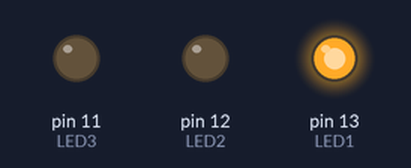
A sketch run on a simulated Arduino Uno, built with avr-gcc and run on an emulated ATmega328P. On the bench: output pins drawn as LEDs (lit = HIGH).

Above: at 0.2 s.
At 1.7 s:
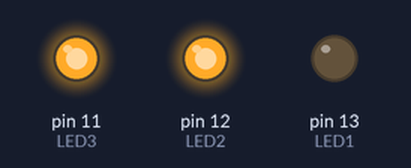
At 3.0 s:
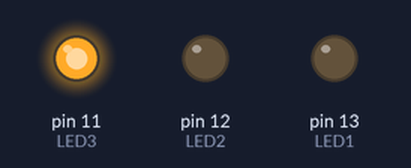
At 4.7 s:
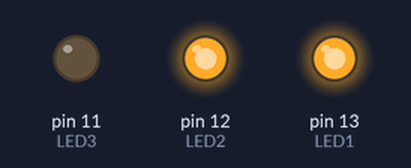
At 6.7 s:
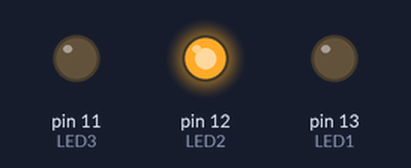
Timing chart, 0 to 7.8 s (numbered marks = the images above):
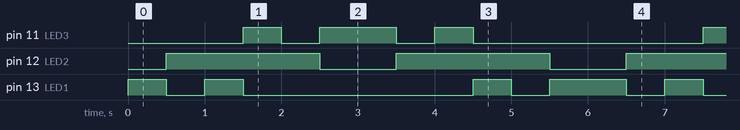

Measured:
- by itself, pin 11 (LED3): repeats every 6.0 s: LOW 0.50 s, HIGH 1.0 s, LOW 0.50 s, HIGH 0.50 s, LOW 3.0 s, HIGH 0.50 s
- by itself, pin 12 (LED2): alternates HIGH for 2.0 s and LOW for 1.0 s
- by itself, pin 13 (LED1): repeats every 6.0 s: LOW 0.50 s, HIGH 0.50 s, LOW 3.0 s, HIGH 0.50 s, LOW 0.50 s, HIGH 1.0 s

The sketch:

As_week4.ino
```cpp
#define LED1 13
#define LED2 12
#define LED3 11

void setup() {


  }

void loop() {
  pinMode(LED1,OUTPUT); //1
  pinMode(LED2,OUTPUT);
  pinMode(LED3,INPUT);
  digitalWrite(LED1,HIGH);
  digitalWrite(LED2,LOW);
  delay(500);
  digitalWrite(LED1,LOW);
  digitalWrite(LED2,HIGH);
  delay(500);

  pinMode(LED1,OUTPUT); //2
  pinMode(LED2,INPUT);
  pinMode(LED3,OUTPUT);
  digitalWrite(LED1,HIGH);
  digitalWrite(LED3,LOW);
  delay(500);
  digitalWrite(LED1,LOW);
  digitalWrite(LED3,HIGH);
  delay(500);

  pinMode(LED1,INPUT); //3
  pinMode(LED2,OUTPUT);
  pinMode(LED3,OUTPUT);
  digitalWrite(LED2,HIGH);
  digitalWrite(LED3,LOW);
  delay(500);
  digitalWrite(LED2,LOW);
  digitalWrite(LED3,HIGH);
  delay(500);

  digitalWrite(LED2,LOW); //4
  digitalWrite(LED3,HIGH);
  delay(500);
  digitalWrite(LED2,HIGH);
  digitalWrite(LED3,LOW);
  delay(500);

  pinMode(LED1,OUTPUT); //5
  pinMode(LED2,INPUT);
  pinMode(LED3,OUTPUT);
  digitalWrite(LED1,LOW);
  digitalWrite(LED3,HIGH);
  delay(500);
  digitalWrite(LED1,HIGH);
  digitalWrite(LED3,LOW);
  delay(500);

  pinMode(LED1,OUTPUT); //6
  pinMode(LED2,OUTPUT);
  pinMode(LED3,INPUT);
  digitalWrite(LED1,LOW);
  digitalWrite(LED2,HIGH);
  delay(500);
  digitalWrite(LED1,HIGH);
  digitalWrite(LED2,LOW);
  delay(500);


}
```
